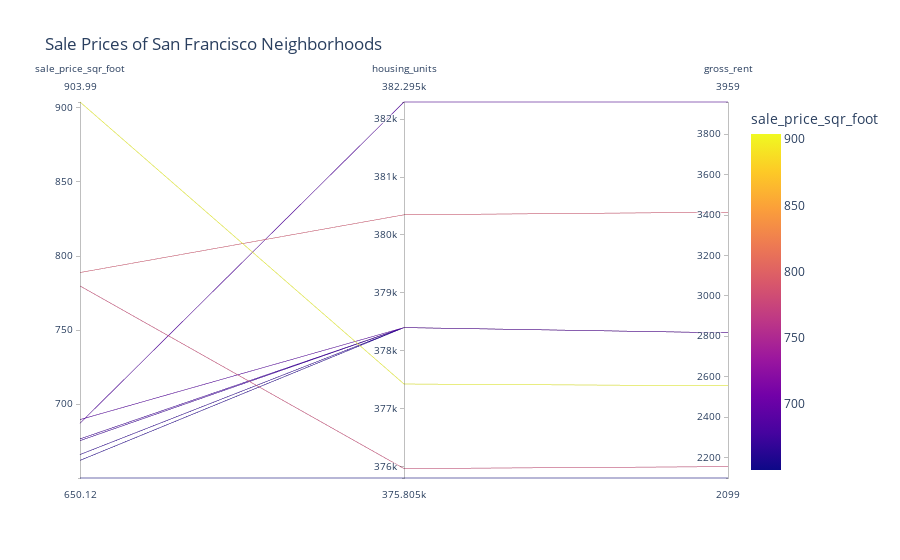

This figure's notebook cell:
### Markdown cell above
## Parallel Coordinates and Parallel Categories Analysis

In this section, you will use plotly express to create parallel coordinates and parallel categories visualizations so that investors can interactively filter and explore various factors related to the sales price of the neighborhoods. 

Using the DataFrame of Average values per neighborhood (calculated above), create the following visualizations:
1. Create a Parallel Coordinates Plot
2. Create a Parallel Categories Plot

### Code cell
# Parallel Coordinates Plot
px.parallel_coordinates(top_10_expensive_neighborhoods, color='sale_price_sqr_foot', title= "Sale Prices of San Francisco Neighborhoods")

### Figure 1 — Plotly figure (JSON) as saved in the notebook; plotly's stock layout.template omitted (floating-point values rounded to 4 significant figures)
{"data": [{"dimensions": [{"label": "sale_price_sqr_foot", "values": [904.0, 788.8, 779.8, 689.6, 687.1, 676.5, 675.4, 666.0, 662.0, 650.1]}, {"label": "housing_units", "values": [377400.0, 380348, 376000.0, 378401, 382295, 378401, 378401, 378401, 378401, 375805]}, {"label": "gross_rent", "values": [2555.0, 3414, 2155.0, 2817.0, 3959, 2817.0, 2817.0, 2817.0, 2817.0, 2099]}], "domain": {"x": [0, 1], "y": [0, 1]}, "line": {"color": [904.0, 788.8, 779.8, 689.6, 687.1, 676.5, 675.4, 666.0, 662.0, 650.1], "coloraxis": "coloraxis"}, "name": "", "type": "parcoords"}], "layout": {"autosize": true, "coloraxis": {"colorbar": {"title": {"text": "sale_price_sqr_foot"}}, "colorscale": [[0, "#0d0887"], [0.1111, "#46039f"], [0.2222, "#7201a8"], [0.3333, "#9c179e"], [0.4444, "#bd3786"], [0.5556, "#d8576b"], [0.6667, "#ed7953"], [0.7778, "#fb9f3a"], [0.8889, "#fdca26"], [1, "#f0f921"]]}, "legend": {"tracegroupgap": 0}, "title": {"text": "Sale Prices of San Francisco Neighborhoods"}}}
